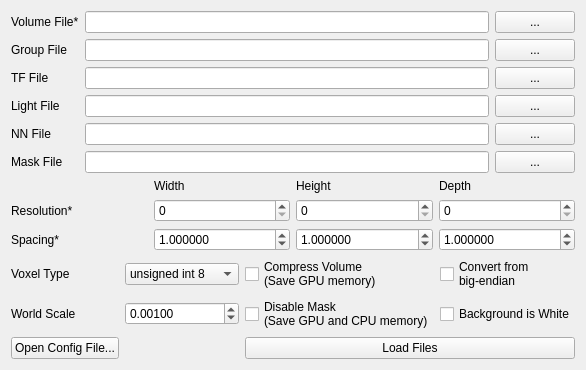
<?xml version="1.0" encoding="UTF-8"?>
<ui version="4.0">
 <class>FileOpenWidget</class>
 <widget class="QWidget" name="FileOpenWidget">
  <property name="geometry">
   <rect>
    <x>0</x>
    <y>0</y>
    <width>519</width>
    <height>364</height>
   </rect>
  </property>
  <property name="windowTitle">
   <string>FileOpenWidget</string>
  </property>
  <layout class="QGridLayout" name="gridLayout_3">
   <item row="0" column="0">
    <layout class="QGridLayout" name="gridLayout_2">
     <item row="0" column="2">
      <widget class="QPushButton" name="pushButton_VolumeFile">
       <property name="text">
        <string>...</string>
       </property>
      </widget>
     </item>
     <item row="5" column="0">
      <widget class="QLabel" name="label_2">
       <property name="text">
        <string>Mask File</string>
       </property>
      </widget>
     </item>
     <item row="2" column="1">
      <widget class="QLineEdit" name="lineEdit_TFFile"/>
     </item>
     <item row="0" column="0">
      <widget class="QLabel" name="label_rawFile">
       <property name="text">
        <string>Volume File*</string>
       </property>
      </widget>
     </item>
     <item row="5" column="1">
      <widget class="QLineEdit" name="lineEdit_MaskFile"/>
     </item>
     <item row="4" column="0">
      <widget class="QLabel" name="label">
       <property name="text">
        <string>NN File</string>
       </property>
      </widget>
     </item>
     <item row="1" column="2">
      <widget class="QPushButton" name="pushButton_GroupFile">
       <property name="text">
        <string>...</string>
       </property>
      </widget>
     </item>
     <item row="2" column="2">
      <widget class="QPushButton" name="pushButton_TFFile">
       <property name="text">
        <string>...</string>
       </property>
      </widget>
     </item>
     <item row="5" column="2">
      <widget class="QPushButton" name="pushButton_MaskFile">
       <property name="text">
        <string>...</string>
       </property>
      </widget>
     </item>
     <item row="1" column="1">
      <widget class="QLineEdit" name="lineEdit_GroupFile"/>
     </item>
     <item row="2" column="0">
      <widget class="QLabel" name="label_TF">
       <property name="text">
        <string>TF File</string>
       </property>
      </widget>
     </item>
     <item row="4" column="1">
      <widget class="QLineEdit" name="lineEdit_NNFile"/>
     </item>
     <item row="1" column="0">
      <widget class="QLabel" name="label_colorMap">
       <property name="text">
        <string>Group File</string>
       </property>
      </widget>
     </item>
     <item row="4" column="2">
      <widget class="QPushButton" name="pushButton_NNFile">
       <property name="text">
        <string>...</string>
       </property>
      </widget>
     </item>
     <item row="0" column="1">
      <widget class="QLineEdit" name="lineEdit_VolumeFile"/>
     </item>
     <item row="3" column="1">
      <widget class="QLineEdit" name="lineEdit_LightFile"/>
     </item>
     <item row="3" column="0">
      <widget class="QLabel" name="label_3">
       <property name="text">
        <string>Light File</string>
       </property>
      </widget>
     </item>
     <item row="3" column="2">
      <widget class="QPushButton" name="pushButton_LightFile">
       <property name="text">
        <string>...</string>
       </property>
      </widget>
     </item>
    </layout>
   </item>
   <item row="5" column="0">
    <layout class="QGridLayout" name="gridLayout">
     <item row="8" column="0">
      <widget class="QPushButton" name="pushButton_ConfigFile">
       <property name="text">
        <string>Open Config File...</string>
       </property>
      </widget>
     </item>
     <item row="4" column="2">
      <widget class="QCheckBox" name="checkBox_DisableMask">
       <property name="text">
        <string>Disable Mask
(Save GPU and CPU memory)</string>
       </property>
      </widget>
     </item>
     <item row="3" column="0">
      <widget class="QLabel" name="label_type">
       <property name="text">
        <string>Voxel Type</string>
       </property>
      </widget>
     </item>
     <item row="4" column="3">
      <widget class="QCheckBox" name="checkBox_WhiteBackground">
       <property name="text">
        <string>Background is White</string>
       </property>
      </widget>
     </item>
     <item row="3" column="1">
      <widget class="QComboBox" name="comboBox_VoxelType">
       <item>
        <property name="text">
         <string>unsigned int 8</string>
        </property>
       </item>
       <item>
        <property name="text">
         <string>unsigned int 16</string>
        </property>
       </item>
      </widget>
     </item>
     <item row="3" column="3">
      <widget class="QCheckBox" name="checkBox_BigEndian">
       <property name="text">
        <string>Convert from
big-endian</string>
       </property>
      </widget>
     </item>
     <item row="8" column="2" colspan="2">
      <widget class="QPushButton" name="pushButton_LoadFiles">
       <property name="text">
        <string>Load Files</string>
       </property>
      </widget>
     </item>
     <item row="4" column="1">
      <widget class="QDoubleSpinBox" name="doubleSpinBox_worldScale">
       <property name="decimals">
        <number>5</number>
       </property>
       <property name="singleStep">
        <double>0.000010000000000</double>
       </property>
       <property name="value">
        <double>0.001000000000000</double>
       </property>
      </widget>
     </item>
     <item row="3" column="2">
      <widget class="QCheckBox" name="checkBox_CompressVolume">
       <property name="text">
        <string>Compress Volume
(Save GPU memory)</string>
       </property>
      </widget>
     </item>
     <item row="4" column="0">
      <widget class="QLabel" name="label_4">
       <property name="text">
        <string>World Scale</string>
       </property>
      </widget>
     </item>
    </layout>
   </item>
   <item row="2" column="0" rowspan="2">
    <layout class="QGridLayout" name="gridLayout_6">
     <item row="1" column="0">
      <widget class="QLabel" name="label_resolution">
       <property name="text">
        <string>Resolution*</string>
       </property>
      </widget>
     </item>
     <item row="2" column="1">
      <widget class="QDoubleSpinBox" name="doubleSpinBox_spacingWidth">
       <property name="decimals">
        <number>6</number>
       </property>
       <property name="maximum">
        <double>9999999.000000000000000</double>
       </property>
       <property name="singleStep">
        <double>0.001000000000000</double>
       </property>
       <property name="value">
        <double>1.000000000000000</double>
       </property>
      </widget>
     </item>
     <item row="0" column="3">
      <widget class="QLabel" name="label_depth">
       <property name="sizePolicy">
        <sizepolicy hsizetype="Preferred" vsizetype="Fixed">
         <horstretch>0</horstretch>
         <verstretch>0</verstretch>
        </sizepolicy>
       </property>
       <property name="text">
        <string>Depth</string>
       </property>
      </widget>
     </item>
     <item row="2" column="0">
      <widget class="QLabel" name="label_spacing">
       <property name="text">
        <string>Spacing*</string>
       </property>
      </widget>
     </item>
     <item row="2" column="3">
      <widget class="QDoubleSpinBox" name="doubleSpinBox_spacingDepth">
       <property name="decimals">
        <number>6</number>
       </property>
       <property name="maximum">
        <double>9999999.000000000000000</double>
       </property>
       <property name="singleStep">
        <double>0.001000000000000</double>
       </property>
       <property name="value">
        <double>1.000000000000000</double>
       </property>
      </widget>
     </item>
     <item row="0" column="1">
      <widget class="QLabel" name="label_width">
       <property name="sizePolicy">
        <sizepolicy hsizetype="Preferred" vsizetype="Fixed">
         <horstretch>0</horstretch>
         <verstretch>0</verstretch>
        </sizepolicy>
       </property>
       <property name="text">
        <string>Width</string>
       </property>
      </widget>
     </item>
     <item row="2" column="2">
      <widget class="QDoubleSpinBox" name="doubleSpinBox_spacingHeight">
       <property name="decimals">
        <number>6</number>
       </property>
       <property name="maximum">
        <double>9999999.000000000000000</double>
       </property>
       <property name="value">
        <double>1.000000000000000</double>
       </property>
      </widget>
     </item>
     <item row="1" column="2">
      <widget class="QSpinBox" name="spinBox_resolutionHeight">
       <property name="maximum">
        <number>99999999</number>
       </property>
      </widget>
     </item>
     <item row="1" column="3">
      <widget class="QSpinBox" name="spinBox_resolutionDepth">
       <property name="maximum">
        <number>99999999</number>
       </property>
      </widget>
     </item>
     <item row="1" column="1">
      <widget class="QSpinBox" name="spinBox_resolutionWidth">
       <property name="maximum">
        <number>99999999</number>
       </property>
      </widget>
     </item>
     <item row="0" column="2">
      <widget class="QLabel" name="label_height">
       <property name="sizePolicy">
        <sizepolicy hsizetype="Preferred" vsizetype="Fixed">
         <horstretch>0</horstretch>
         <verstretch>0</verstretch>
        </sizepolicy>
       </property>
       <property name="text">
        <string>Height</string>
       </property>
      </widget>
     </item>
    </layout>
   </item>
  </layout>
 </widget>
 <layoutdefault spacing="6" margin="11"/>
 <tabstops>
  <tabstop>lineEdit_VolumeFile</tabstop>
  <tabstop>pushButton_VolumeFile</tabstop>
  <tabstop>lineEdit_GroupFile</tabstop>
  <tabstop>pushButton_GroupFile</tabstop>
  <tabstop>lineEdit_TFFile</tabstop>
  <tabstop>pushButton_TFFile</tabstop>
  <tabstop>lineEdit_NNFile</tabstop>
  <tabstop>pushButton_NNFile</tabstop>
  <tabstop>lineEdit_MaskFile</tabstop>
  <tabstop>pushButton_MaskFile</tabstop>
  <tabstop>spinBox_resolutionWidth</tabstop>
  <tabstop>spinBox_resolutionHeight</tabstop>
  <tabstop>spinBox_resolutionDepth</tabstop>
  <tabstop>doubleSpinBox_spacingWidth</tabstop>
  <tabstop>doubleSpinBox_spacingHeight</tabstop>
  <tabstop>doubleSpinBox_spacingDepth</tabstop>
  <tabstop>comboBox_VoxelType</tabstop>
  <tabstop>checkBox_CompressVolume</tabstop>
  <tabstop>checkBox_BigEndian</tabstop>
  <tabstop>checkBox_DisableMask</tabstop>
  <tabstop>checkBox_WhiteBackground</tabstop>
  <tabstop>pushButton_ConfigFile</tabstop>
  <tabstop>pushButton_LoadFiles</tabstop>
 </tabstops>
 <resources/>
 <connections/>
</ui>
